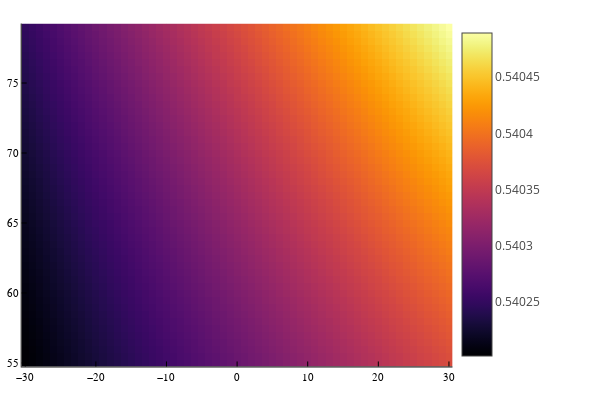

Here is the notebook cell this chart was saved with:
### Code cell
λArre = [Λedge(θr,ϕr,λ₀,nₛₛₚ) for θr ∈ θAr, ϕr ∈ ϕAr]

heatmap(ϕA,θA,λArre./1000)

### Figure 1 — Plotly figure (JSON) as saved in the notebook; plotly's stock layout.template omitted (floating-point values rounded to 4 significant figures; data arrays with more than 128 entries replaced by an {"elided": "..."} marker saying what was removed)
{"data": [{"colorbar": {"len": 0.9525, "title": {"text": ""}, "x": 0.7541, "y": 0.5139}, "colorscale": {"elided": "256x2 mixed values"}, "name": "y1", "showlegend": false, "showscale": true, "type": "heatmap", "x": [-30.5, -29.5, -28.5, -27.5, -26.5, -25.5, -24.5, -23.5, -22.5, -21.5, -20.5, -19.5, -18.5, -17.5, -16.5, -15.5, -14.5, -13.5, -12.5, -11.5, -10.5, -9.5, -8.5, -7.5, -6.5, -5.5, -4.5, -3.5, -2.5, -1.5, -0.5, 0.5, 1.5, 2.5, 3.5, 4.5, 5.5, 6.5, 7.5, 8.5, 9.5, 10.5, 11.5, 12.5, 13.5, 14.5, 15.5, 16.5, 17.5, 18.5, 19.5, 20.5, 21.5, 22.5, 23.5, 24.5, 25.5, 26.5, 27.5, 28.5, 29.5, 30.5], "xaxis": "x", "y": [54.75, 55.25, 55.75, 56.25, 56.75, 57.25, 57.75, 58.25, 58.75, 59.25, 59.75, 60.25, 60.75, 61.25, 61.75, 62.25, 62.75, 63.25, 63.75, 64.25, 64.75, 65.25, 65.75, 66.25, 66.75, 67.25, 67.75, 68.25, 68.75, 69.25, 69.75, 70.25, 70.75, 71.25, 71.75, 72.25, 72.75, 73.25, 73.75, 74.25, 74.75, 75.25, 75.75, 76.25, 76.75, 77.25, 77.75, 78.25, 78.75, 79.25], "yaxis": "y", "z": {"elided": "49x61 float values"}, "zmax": 0.5405, "zmin": 0.5402}], "layout": {"annotations": [], "height": 400, "legend": {"bgcolor": "rgba(255, 255, 255, 1.000)", "bordercolor": "rgba(0, 0, 0, 1)", "borderwidth": 1, "font": {"color": "rgba(0, 0, 0, 1)", "family": "sans-serif", "size": 11}, "title": {"font": {"color": "rgba(0, 0, 0, 1)", "family": "sans-serif", "size": 15}, "text": ""}, "tracegroupgap": 0, "traceorder": "normal", "x": 1, "xanchor": "auto", "y": 1, "yanchor": "auto"}, "margin": {"b": 20, "l": 0, "r": 0, "t": 20}, "paper_bgcolor": "rgba(255, 255, 255, 1.000)", "plot_bgcolor": "rgba(255, 255, 255, 1.000)", "showlegend": true, "width": 600, "xaxis": {"anchor": "y", "domain": [0.03619, 0.7541], "gridcolor": "rgba(0, 0, 0, 0.1)", "gridwidth": 0.5, "linecolor": "rgba(0, 0, 0, 1)", "mirror": false, "range": [-30.5, 30.5], "showgrid": true, "showline": true, "showticklabels": true, "tickangle": 0, "tickcolor": "rgb(0, 0, 0)", "tickfont": {"color": "rgba(0, 0, 0, 1)", "family": "sans-serif", "size": 11}, "tickmode": "array", "ticks": "inside", "ticktext": ["−30", "−20", "−10", "0", "10", "20", "30"], "tickvals": [-30, -20, -10, 0, 10, 20, 30], "title": {"font": {"color": "rgba(0, 0, 0, 1)", "family": "sans-serif", "size": 15}, "text": ""}, "type": "linear", "visible": true, "zeroline": false, "zerolinecolor": "rgba(0, 0, 0, 1)"}, "yaxis": {"anchor": "x", "domain": [0.03762, 0.9902], "gridcolor": "rgba(0, 0, 0, 0.1)", "gridwidth": 0.5, "linecolor": "rgba(0, 0, 0, 1)", "mirror": false, "range": [54.75, 79.25], "showgrid": true, "showline": true, "showticklabels": true, "tickangle": 0, "tickcolor": "rgb(0, 0, 0)", "tickfont": {"color": "rgba(0, 0, 0, 1)", "family": "sans-serif", "size": 11}, "tickmode": "array", "ticks": "inside", "ticktext": ["55", "60", "65", "70", "75"], "tickvals": [55, 60, 65, 70, 75], "title": {"font": {"color": "rgba(0, 0, 0, 1)", "family": "sans-serif", "size": 15}, "text": ""}, "type": "linear", "visible": true, "zeroline": false, "zerolinecolor": "rgba(0, 0, 0, 1)"}}}
